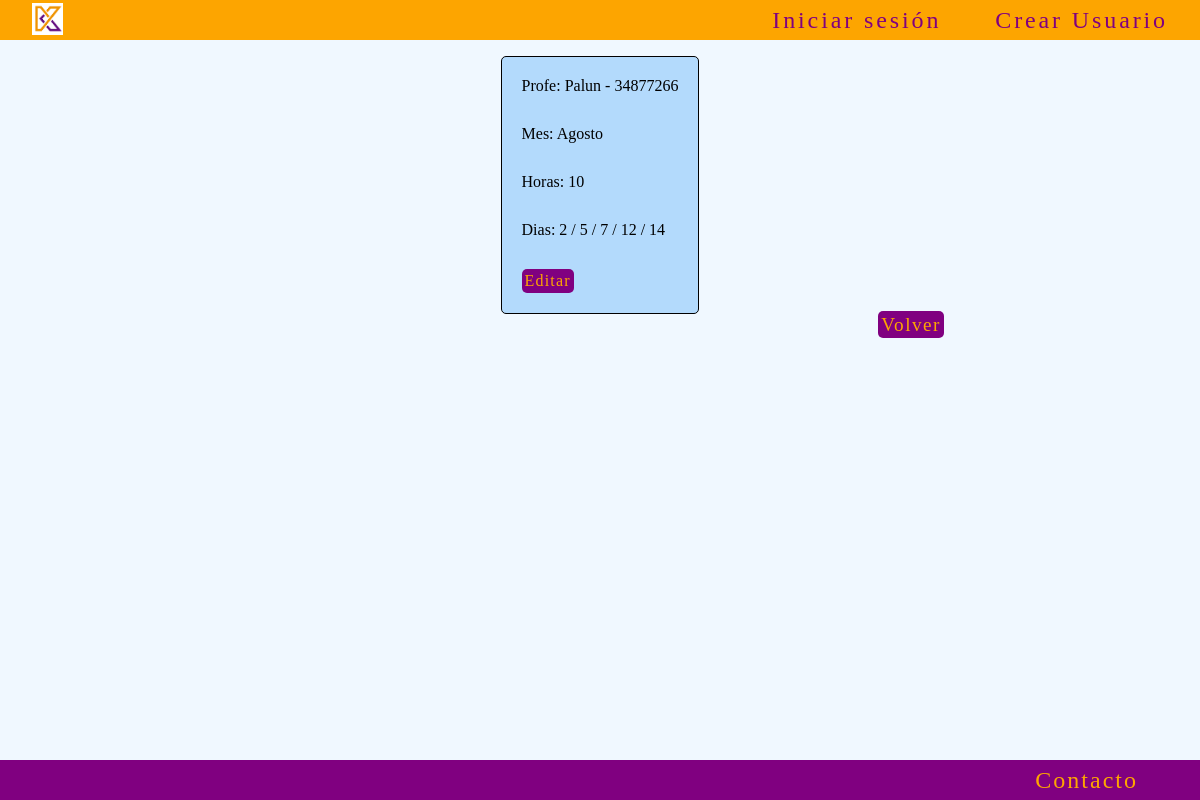
The app's page /horas/detail/1 with its own data.
### horas/models.py (models this page shows, shortened)
class Horas(models.Model):
    class Mes(models.TextChoices):
        ENERO = 'Enero', 'Enero'
        FEBRERO = 'Febrero', 'Febrero'
        MARZO = 'Marzo', 'Marzo'
        ABRIL = 'Abril', 'Abril'
        MAYO = 'Mayo', 'Mayo'
        JUNIO = 'Junio', 'Junio'
        JULIO = 'Julio', 'Julio'
        AGOSTO = 'Agosto', 'Agosto'
        SEPTIEMBRE = 'Septiembre', 'Septiembre'
        OCTUBRE = 'Octubre', 'Octubre'
        NOVIEMBRE = 'Noviembre', 'Noviembre'
        DICIEMBRE = 'Diciembre', 'Diciembre'
    usuario = models.ForeignKey(Usuarios, on_delete=models.DO_NOTHING)
    mes = models.CharField(max_length=10, choices=Mes.choices)
    horas = models.IntegerField()
    dia = models.ManyToManyField(Dias)
    def get_dia_str(self):
        return ' / '.join([dia.dia for dia in self.dia.all()])
    class Meta:
        verbose_name = 'Horas'
        verbose_name_plural = 'Horas'

### usuarios/models.py (models this page shows, shortened)
class Usuarios(models.Model):
    user = models.OneToOneField(User, on_delete=models.CASCADE)
    dni = models.CharField(max_length=8, unique=True)
    fecha_nacimiento = models.DateField()
    telefono = models.CharField(max_length=15)
    domicilio = models.CharField(max_length=150)
    instagram = models.CharField(max_length=150, null=True, blank=True)
    foto = models.ImageField(upload_to='fotos', null=True, blank=True)
    def __str__(self):
        return f'{self.user.username} - {self.dni}'
    class Meta:
        verbose_name = 'usuario'
        verbose_name_plural = 'usuarios'

### horas/views.py (the view)
# urls.py: path('detail/<int:pk>', HorasDetail.as_view(), name='horas_detail'),
class HorasDetail(DetailView):
    model = Horas
    def get_context_data(self, **kwargs):
        context = super().get_context_data(**kwargs)
        context['dia'] = self.object.get_dia_str() # type: ignore
        return context

### horas/templates/horas/horas_detail.html (shortened to what this page needs)
{% extends 'core/base.html' %}
{% block content %}
    <main class="contenedor_principal">
        <div class="detalles-horas">
            <p>Profe: {{ object.usuario }}</p>
            <p>Mes: {{ object.mes }}</p>
            <p>Horas: {{ object.horas }}</p>
            <p>Dias: {{ dia }}</p>
            <a href="{% url 'horas:horas_update' object.id %}" class="crud">Editar</a>
        </div>
        <div class="volver-container">
            <a href="{% url 'usuarios:index' %}" class="volver">Volver</a>
        </div>
    </main>
{% endblock content %}

### core/static/css/style.css (style rules this page uses)
* { padding: 0; margin: 0; text-decoration: none; list-style: none; }
body { display: flex; flex-direction: column; min-height: 100vh; }
.contenedor_principal { padding: 2vh; display: flex; flex-direction: column; align-items: center; background-color: aliceblue; min-height: 86vh; }
.crud { letter-spacing: 1.2px; padding: 2px; text-decoration: none; color: rgb(253, 165, 0); background-color: purple; border: 1px solid transparent; border-radius: 5px; transition-duration: .2s; width: min-content; }
.volver-container { margin: 0 20vw 10px 0; align-self: flex-end; }
.volver { letter-spacing: 1.5px; font-size: 1.2rem; background-color: purple; text-decoration: none; color: rgb(253, 165, 0); border: 1px solid transparent; border-radius: 5px; transition-duration: .2s; padding: 2px; }
.detalles-horas { display: flex; flex-direction: column; gap: 30px; max-width: 20vw; flex-wrap: wrap; padding: 20px; border: 1px solid black; border-radius: 5px; background-color: rgb(179, 218, 252); }

### records on screen
Horas: usuario "Palun - 34877266", mes "Agosto", horas "10"

### other values on screen
{{ dia }} "2 / 5 / 7 / 12 / 14"
